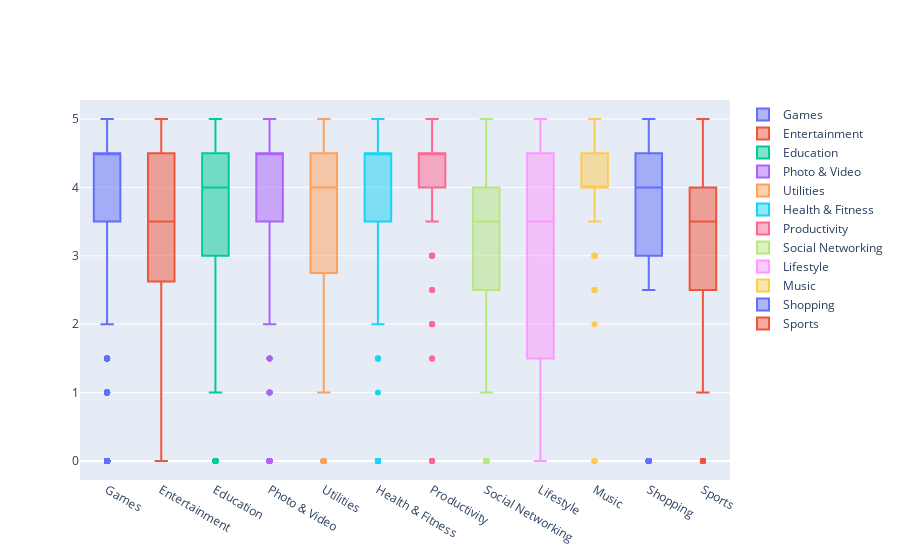

Notebook cell for this chart:
### Markdown cell above
We can have a look closer to user rating of each genre (highest six genre)

**Keep going with comparing of each average ratings**

### Code cell
data1=[]
for i in data.prime_genre.value_counts().index[:12]:
    trace=go.Box(y=data.loc[data.prime_genre==i]["user_rating"],name=i)
    data1.append(trace)
iplot(data1)

### Figure 1 — Plotly figure (JSON) as saved in the notebook; plotly's stock layout.template omitted (floating-point values rounded to 4 significant figures; data arrays with more than 128 entries replaced by an {"elided": "..."} marker saying what was removed)
{"data": [{"name": "Games", "type": "box", "y": {"elided": "3862 float values"}}, {"name": "Entertainment", "type": "box", "y": {"elided": "535 float values"}}, {"name": "Education", "type": "box", "y": {"elided": "453 float values"}}, {"name": "Photo & Video", "type": "box", "y": {"elided": "349 float values"}}, {"name": "Utilities", "type": "box", "y": {"elided": "248 float values"}}, {"name": "Health & Fitness", "type": "box", "y": {"elided": "180 float values"}}, {"name": "Productivity", "type": "box", "y": {"elided": "178 float values"}}, {"name": "Social Networking", "type": "box", "y": {"elided": "167 float values"}}, {"name": "Lifestyle", "type": "box", "y": {"elided": "144 float values"}}, {"name": "Music", "type": "box", "y": {"elided": "138 float values"}}, {"name": "Shopping", "type": "box", "y": [4, 3, 3.5, 4, 3, 3.5, 4.5, 3.5, 3.5, 3, 2.5, 4.5, 3.5, 4.5, 3, 3.5, 4, 4, 4.5, 4.5, 4, 5, 4.5, 4, 4.5, 0, 3.5, 4.5, 3, 4, 3.5, 4.5, 4, 4, 3.5, 3, 5, 5, 4, 4, 4.5, 4.5, 4, 4.5, 0, 4, 4, 4.5, 4.5, 4.5, 4.5, 4, 4.5, 4.5, 5, 4.5, 0, 3, 4, 4.5, 4.5, 5, 4, 0, 3, 4, 4.5, 0, 2.5, 4.5, 4.5, 3.5, 4.5, 4.5, 4, 5, 4.5, 4, 4.5, 5, 3.5, 3.5, 4.5, 4, 0, 2.5, 4, 4.5, 0, 0, 4.5, 0, 3.5, 3, 4.5, 4.5, 0, 3, 4.5, 4.5, 4.5, 3.5, 4.5, 5, 2.5, 4.5, 2.5, 4.5, 5, 0, 4, 5, 4.5, 5, 5, 4, 0, 0, 0, 4.5, 0, 0]}, {"name": "Sports", "type": "box", "y": [4, 3, 3, 4.5, 3.5, 4, 4, 3, 3.5, 4, 3.5, 2.5, 3.5, 2.5, 3.5, 4, 4.5, 3, 4.5, 2.5, 2.5, 4, 3.5, 4, 4.5, 4.5, 3, 4, 0, 3.5, 4.5, 2, 2, 0, 3.5, 5, 3.5, 2.5, 3.5, 3, 2.5, 3, 4, 4, 5, 4, 2, 3.5, 4.5, 2, 3, 4.5, 4.5, 4.5, 3.5, 2.5, 2.5, 2.5, 3.5, 4.5, 3, 3.5, 4.5, 1.5, 3, 1, 0, 5, 3.5, 3, 4, 0, 3.5, 3.5, 2.5, 1, 4, 3.5, 5, 1, 5, 5, 1, 0, 2, 0, 0, 0, 2.5, 2, 2.5, 0, 2, 2, 4, 3.5, 2, 3, 0, 3, 4.5, 4.5, 3.5, 2, 4, 4.5, 4, 3, 0, 3.5, 0, 3.5, 0, 4]}], "layout": {}}
